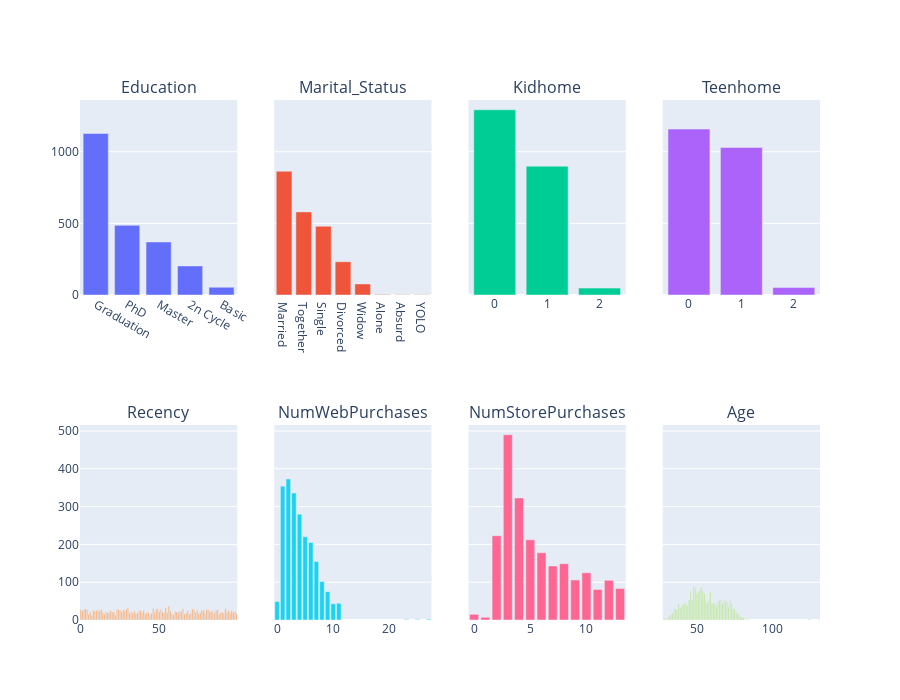

This figure's notebook cell:
### Code cell
fig = make_subplots(rows=2, cols=4, shared_yaxes=True, subplot_titles=cat_columns)

for idx, name in enumerate(cat_columns):
    fig.add_trace(go.Bar(x=data[name].value_counts().index, y=data[name].value_counts()), row=idx // 4 + 1, col=idx % 4 + 1)

fig.update_layout(height=700, showlegend=False)
fig.show()

### Figure 1 — Plotly figure (JSON) as saved in the notebook; plotly's stock layout.template omitted (floating-point values rounded to 4 significant figures)
{"data": [{"type": "bar", "x": ["Graduation", "PhD", "Master", "2n Cycle", "Basic"], "xaxis": "x", "y": [1127, 486, 370, 203, 54], "yaxis": "y"}, {"type": "bar", "x": ["Married", "Together", "Single", "Divorced", "Widow", "Alone", "Absurd", "YOLO"], "xaxis": "x2", "y": [864, 580, 480, 232, 77, 3, 2, 2], "yaxis": "y2"}, {"type": "bar", "x": [0, 1, 2], "xaxis": "x3", "y": [1293, 899, 48], "yaxis": "y3"}, {"type": "bar", "x": [0, 1, 2], "xaxis": "x4", "y": [1158, 1030, 52], "yaxis": "y4"}, {"type": "bar", "x": [56, 30, 54, 46, 92, 49, 65, 3, 29, 71, 51, 0, 2, 48, 23, 80, 24, 4, 27, 13, 72, 87, 81, 78, 74, 94, 86, 11, 10, 38, 40, 25, 8, 96, 77, 19, 68, 12, 37, 9, 57, 1, 28, 84, 34, 64, 63, 83, 50, 60, 82, 98, 52, 16, 6, 26, 61, 32, 93, 20, 21, 73, 17, 97, 43, 53, 42, 90, 89, 55, 18, 76, 95, 14, 62, 39, 47, 91, 67, 31, 36, 70, 85, 99, 35, 75, 33, 79, 45, 88, 69, 66, 15, 58, 5, 41, 59, 22, 7, 44], "xaxis": "x5", "y": [37, 32, 32, 31, 30, 30, 30, 29, 29, 29, 28, 28, 28, 28, 28, 28, 28, 27, 27, 27, 27, 27, 27, 26, 26, 26, 26, 26, 26, 25, 25, 25, 25, 25, 25, 25, 25, 24, 24, 24, 24, 24, 23, 23, 23, 23, 23, 22, 22, 22, 22, 22, 22, 21, 21, 21, 21, 21, 21, 21, 21, 20, 20, 20, 20, 20, 20, 20, 20, 20, 19, 19, 19, 19, 19, 19, 19, 18, 18, 18, 18, 18, 18, 17, 17, 17, 17, 17, 17, 16, 16, 16, 16, 15, 15, 15, 14, 13, 12, 11], "yaxis": "y5"}, {"type": "bar", "x": [2, 1, 3, 4, 5, 6, 7, 8, 9, 0, 11, 10, 27, 23, 25], "xaxis": "x6", "y": [373, 354, 336, 280, 220, 205, 155, 102, 75, 49, 44, 43, 2, 1, 1], "yaxis": "y6"}, {"type": "bar", "x": [3, 4, 2, 5, 6, 8, 7, 10, 9, 12, 13, 11, 0, 1], "xaxis": "x7", "y": [490, 323, 223, 212, 178, 149, 143, 125, 106, 105, 83, 81, 15, 7], "yaxis": "y7"}, {"type": "bar", "x": [48, 53, 49, 52, 46, 54, 51, 59, 55, 50, 68, 66, 45, 72, 47, 56, 65, 58, 70, 69, 64, 42, 61, 57, 62, 67, 73, 41, 38, 60, 44, 43, 40, 63, 71, 39, 35, 75, 74, 36, 37, 76, 34, 78, 77, 33, 32, 79, 81, 80, 31, 29, 30, 28, 125, 83, 131, 124, 84], "xaxis": "x8", "y": [89, 87, 83, 79, 77, 77, 74, 74, 71, 69, 55, 53, 53, 52, 52, 51, 51, 50, 50, 49, 49, 45, 45, 44, 44, 43, 43, 42, 42, 42, 39, 39, 38, 36, 35, 32, 30, 30, 29, 29, 27, 21, 18, 16, 16, 15, 13, 8, 7, 7, 5, 5, 3, 2, 1, 1, 1, 1, 1], "yaxis": "y8"}], "layout": {"annotations": [{"font": {"size": 16}, "showarrow": false, "text": "Education", "x": 0.1062, "xanchor": "center", "xref": "paper", "y": 1, "yanchor": "bottom", "yref": "paper"}, {"font": {"size": 16}, "showarrow": false, "text": "Marital_Status", "x": 0.3688, "xanchor": "center", "xref": "paper", "y": 1, "yanchor": "bottom", "yref": "paper"}, {"font": {"size": 16}, "showarrow": false, "text": "Kidhome", "x": 0.6313, "xanchor": "center", "xref": "paper", "y": 1, "yanchor": "bottom", "yref": "paper"}, {"font": {"size": 16}, "showarrow": false, "text": "Teenhome", "x": 0.8938, "xanchor": "center", "xref": "paper", "y": 1, "yanchor": "bottom", "yref": "paper"}, {"font": {"size": 16}, "showarrow": false, "text": "Recency", "x": 0.1062, "xanchor": "center", "xref": "paper", "y": 0.375, "yanchor": "bottom", "yref": "paper"}, {"font": {"size": 16}, "showarrow": false, "text": "NumWebPurchases", "x": 0.3688, "xanchor": "center", "xref": "paper", "y": 0.375, "yanchor": "bottom", "yref": "paper"}, {"font": {"size": 16}, "showarrow": false, "text": "NumStorePurchases", "x": 0.6313, "xanchor": "center", "xref": "paper", "y": 0.375, "yanchor": "bottom", "yref": "paper"}, {"font": {"size": 16}, "showarrow": false, "text": "Age", "x": 0.8938, "xanchor": "center", "xref": "paper", "y": 0.375, "yanchor": "bottom", "yref": "paper"}], "height": 700, "showlegend": false, "xaxis": {"anchor": "y", "domain": [0, 0.2125]}, "xaxis2": {"anchor": "y2", "domain": [0.2625, 0.475]}, "xaxis3": {"anchor": "y3", "domain": [0.525, 0.7375]}, "xaxis4": {"anchor": "y4", "domain": [0.7875, 1]}, "xaxis5": {"anchor": "y5", "domain": [0, 0.2125]}, "xaxis6": {"anchor": "y6", "domain": [0.2625, 0.475]}, "xaxis7": {"anchor": "y7", "domain": [0.525, 0.7375]}, "xaxis8": {"anchor": "y8", "domain": [0.7875, 1]}, "yaxis": {"anchor": "x", "domain": [0.625, 1]}, "yaxis2": {"anchor": "x2", "domain": [0.625, 1], "matches": "y", "showticklabels": false}, "yaxis3": {"anchor": "x3", "domain": [0.625, 1], "matches": "y", "showticklabels": false}, "yaxis4": {"anchor": "x4", "domain": [0.625, 1], "matches": "y", "showticklabels": false}, "yaxis5": {"anchor": "x5", "domain": [0, 0.375]}, "yaxis6": {"anchor": "x6", "domain": [0, 0.375], "matches": "y5", "showticklabels": false}, "yaxis7": {"anchor": "x7", "domain": [0, 0.375], "matches": "y5", "showticklabels": false}, "yaxis8": {"anchor": "x8", "domain": [0, 0.375], "matches": "y5", "showticklabels": false}}}
